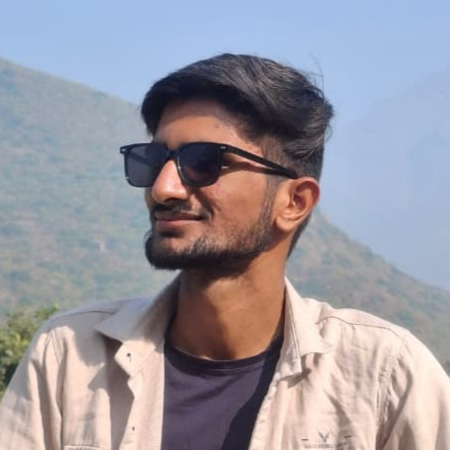
#> input picture profile.png, 450 x 450 px
$ python ascii_generator.py
#> lines starting #> are read from the running program, lines starting #| are printed output that depends on the picture
from PIL import Image, ImageEnhance
import os

def image_to_ascii(image_path, width=100, height=53, contrast_factor=1.6, brightness_factor=1.0, invert=False):
#> called with image_path = 'profile.png', width = 100, height = 53, contrast_factor = 1.75, brightness_factor = 0.95, invert = False
    if not os.path.exists(image_path):
        print(f"Error: {image_path} does not exist.")
        return None

    # Load image
    img = Image.open(image_path)
#> img is the input picture: PIL image 450x450 RGBA; mean R, G, B, A 153.8, 150.7, 159.5, 255

    # 1. Background Suppression / Contrast Tuning
    # Let's crop slightly if needed, but since it's already square-ish, we will resize it directly
    # We want to enhance the contrast to make the facial features and hair pop out.
    enhancer = ImageEnhance.Contrast(img)
    img = enhancer.enhance(contrast_factor)
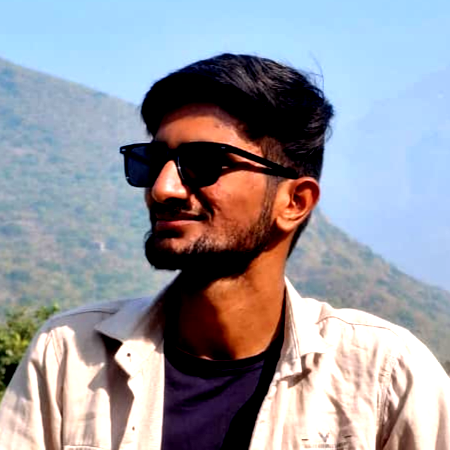
#> img: PIL image 450x450 RGBA; mean R, G, B, A 151.1, 152.1, 160.6, 255

    enhancer = ImageEnhance.Brightness(img)
    img = enhancer.enhance(brightness_factor)

    # Convert to grayscale
    img_gray = img.convert("L")
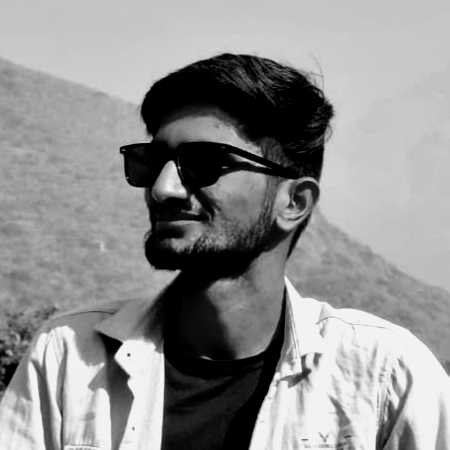
#> img_gray: PIL image 450x450 L; min 0, max 242, mean 144.8

    # Resize to the target grid (92x53)
    img_resized = img_gray.resize((width, height), Image.Resampling.LANCZOS)
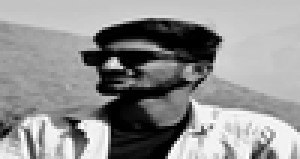
#> img_resized: PIL image 100x53 L (shown 3 times larger); min 0, max 255, mean 144.9

    # ASCII character mapping from dark (filled) to light (empty)
    chars = ["%", "*", "+", "=", "-", ":", ".", " "]
    if invert:
        chars = chars[::-1]
    num_chars = len(chars)

    ascii_lines = []
    for y in range(height):
        line_chars = []
        for x in range(width):
            pixel = img_resized.getpixel((x, y))
            # Map pixel (0-255) to character index (0 to num_chars - 1)
            char_idx = min(int(pixel / 256 * num_chars), num_chars - 1)
            line_chars.append(chars[char_idx])
        ascii_lines.append("".join(line_chars))
#> after the loop, ascii_lines = 53 items

    return ascii_lines

def generate_tspans(ascii_lines, start_x=30, start_y=79.98, line_height=7.55):
    from html import escape

    tspan_lines = []
    y = start_y
    for line in ascii_lines:
        # Escape HTML special characters
        escaped_line = escape(line)
        tspan_lines.append(
            f'<tspan x="{start_x}" y="{y:.2f}" xml:space="preserve">{escaped_line}</tspan>'
        )
        y += line_height

    return tspan_lines

if __name__ == "__main__":
    # Path to the user's profile image
    base_dir = os.getcwd()
    print(base_dir)
    img_path = os.path.join(base_dir, "profile.png")

    # Output paths inside user's directory
    output_dir = os.getcwd()  # Current working directory
    txt_path = os.path.join(output_dir, "portrait.txt")
    tspan_path = os.path.join(output_dir, "portrait_tspan.txt")
    tspan_dark_path = os.path.join(output_dir, "portrait_tspan_dark.txt")

    print(f"Processing image: {img_path}...")

    # Run conversion
    ascii_lines_light = image_to_ascii(img_path, contrast_factor=1.75, brightness_factor=0.95, invert=False)
#> ascii_lines_light = 53 items
    ascii_lines_dark = image_to_ascii(img_path, contrast_factor=1.75, brightness_factor=0.95, invert=True)
#> ascii_lines_dark = 53 items

    if ascii_lines_light and ascii_lines_dark:
        # Write portrait.txt
        with open(txt_path, "w", encoding="utf-8") as f:
            f.write("\n".join(ascii_lines_light))
        print(f"Generated raw ASCII art in: {txt_path}")

        # Write portrait_tspan.txt
        tspan_lines_light = generate_tspans(ascii_lines_light)
#> the loop in generate_tspans, `for line in ascii_lines:` made 53 passes
#> y on passes 1 to 12: 87.53, 95.08, 102.6, 110.2, 117.7, 125.3, 132.8, 140.4, 147.9, 155.5, 163, 170.6
#> after the loop in generate_tspans, `for line in ascii_lines:`: y = 480.1
#> tspan_lines_light = 53 items
        with open(tspan_path, "w", encoding="utf-8") as f:
            f.write("\n".join(tspan_lines_light))
        print(f"Generated SVG tspan file in: {tspan_path}")

        # Write portrait_tspan_dark.txt
        tspan_lines_dark = generate_tspans(ascii_lines_dark)
#> the loop in generate_tspans (call 2), `for line in ascii_lines:` made 53 passes
#> tspan_lines_dark = 53 items
        with open(tspan_dark_path, "w", encoding="utf-8") as f:
            f.write("\n".join(tspan_lines_dark))
        print(f"Generated SVG dark tspan file in: {tspan_dark_path}")

        # Print a small preview to console
        print("\nASCII Preview (first 10 lines, light background style):")
        for line in ascii_lines_light[:15]:
            print(line)
#> this loop made 15 passes
